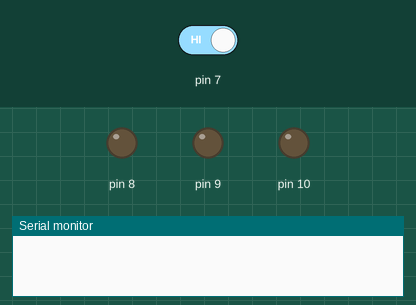
Simulated run of this sketch. Board: Arduino Uno, built with avr-gcc and run on an emulated ATmega328P. On the bench: output pins drawn as LEDs (lit = HIGH), the last lines printed to the serial monitor. The test bench sets the inputs (shaded band); at power-on: pin 7 HIGH.

Above: at 0.1 s.
At 3.4 s:
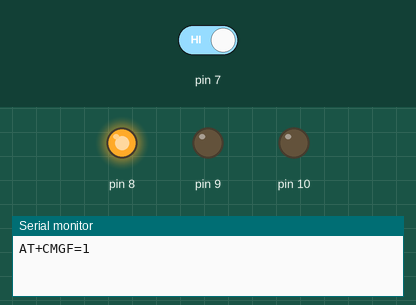
3.5 s: pin 7 driven LOW
At 4.7 s:
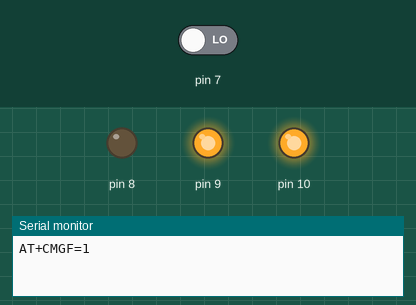
Timing chart, 0 to 6.5 s (numbered marks = the images above; inputs shaded):
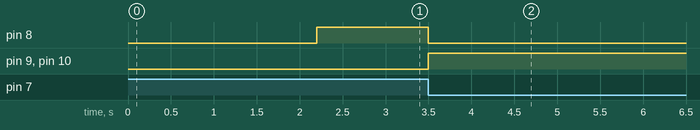

Measured:
- after the input at 3.5 s, pin 8: HIGH → LOW at once; pin 9, pin 10: LOW → HIGH at once

The sketch:

trial01.ino
```cpp
int timesTosend=1;
int count=0;
char phone_no[]="9742507720";

void sms();

void setup()
{
   Serial.begin(9600);
  delay(2000);
  Serial.println("AT+CMGF=1");
  delay(200);

  pinMode(7,INPUT);
  pinMode(8,OUTPUT);
  pinMode(9,OUTPUT);
  pinMode(10,OUTPUT);
  digitalWrite(8,HIGH);
  digitalWrite(9,LOW);
  digitalWrite(10,LOW);


}
void loop()
{
  int x=0;
  x=digitalRead(7);
  if(x==LOW)
  {
    digitalWrite(8,LOW);
    digitalWrite(9,HIGH);
    digitalWrite(10,HIGH);
    sms();
  }

}

void sms()
{
  while(count<timesTosend){
  delay(1500);
  Serial.print("AT+CMGS=\"");
  Serial.print(phone_no);
  Serial.println("\"");
  while(Serial.read()!='>');
  {
    Serial.print("Testing Successful");
    delay(500);
    Serial.write(0x1A);
    Serial.write(0x0D);
    Serial.write(0x0A);
    delay(5000);
  }
  count++;
 }
}
```
